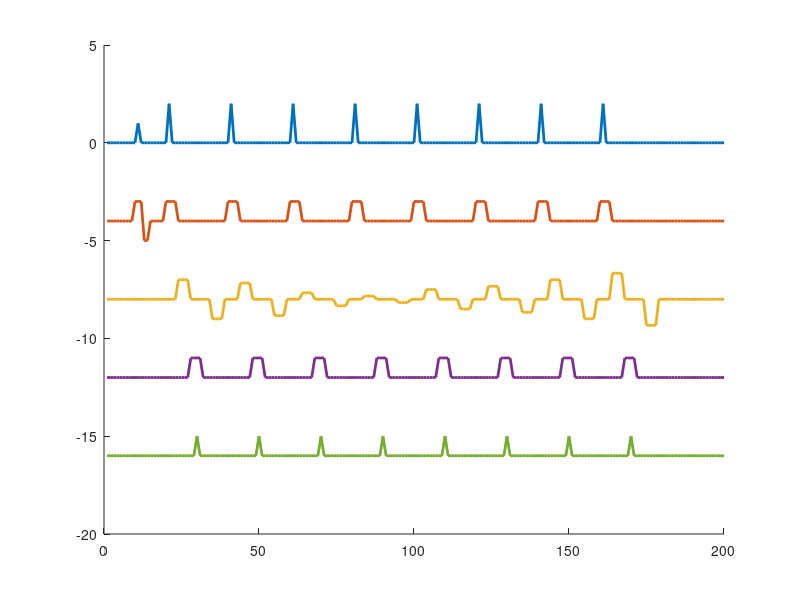

Write the MATLAB code that produced this figure. (Note: this script raises an error after producing the figure.)
% BRIEF EXPLANATION: (in my own words)
% turbo spin echo or fast spin echo works by manipulating the k-space
% through applying multiple phase encoding gradients within a single TR, 
% allowing us to fill different y lines of K-space within a single TR. we
% can do this by reversing the phase encoding gradient before each
% consecutive echo, and applying a new one. thus, if we use 8 echos within
% a single TR, we can fill 8 different y lines of k space within a single
% TR.

% EFFECTIVE TE: effective TE is the time in ms between the largest echo and
% the start of the pulse sequence. in turbo spin echo, effective TE is
% controlled by how we arrange our phase encoding gradients, we place our
% lowest strength phase encoding gradient directly before the echo we get
% at our effective TE, because that produces the largest echo (due to less 
% dephasing). 

% advantage compared to regular SE sequence: faster filling of k space
% disadvantage: TE is not as precise, so the contrast may not be as good or
% precise as if you used one echo per TR

% k space diagram: fill top to bottom, effective te around 1/2 of way in

% initialize pulse/gradient/DET vectors
pulses = zeros(1,200) ; % RF pulse
xgrad = zeros(1,200) ; % frequency encoding
ygrad = zeros(1,200) ; % phase encoding
zgrad = zeros(1,200) ; % slice selection
DET = zeros(1,200) ; % detector

% 8 refocusing pulse plus first 90 degree pulse
pulses(11) = 1 ; pulses(21) = 2 ; pulses(41) = 2 ; pulses(61) = 2 ; pulses(81) = 2 ; pulses(101) = 2 ; pulses(121) = 2 ; pulses(141) = 2 ; pulses(161) = 2 ; 
% z gradients (slice selection)
zgrad(10:13) = 1 ; zgrad(13:14)=-1 ; 
zgrad(20:23) = 1 ; zgrad(40:43) = 1 ; zgrad(60:63) = 1 ;  zgrad(80:83) = 1 ; zgrad(100:103) = 1 ; zgrad(120:123) = 1 ; zgrad(140:143) = 1 ; zgrad(160:163) = 1 ; 
% y gradients (phase encoding)
ygrad(24:27) = 6 ; ygrad(44:47) = 5 ; ygrad(64:67) = 2 ; ygrad(84:87) = 1 ; ygrad(104:107) = 3 ; ygrad(124:127) = 4 ; ygrad(144:147) = 6 ; ygrad(164:167) = 8 ; 
ygrad(35:38) = -6 ; ygrad(55:58) = -5 ; ygrad(75:78) = -2 ; ygrad(95:98) = -1 ; ygrad(115:118) = -3 ; ygrad(135:138) = -4 ; ygrad(155:158) = -6 ; ygrad(175:178) = -8 ; 
% x gradients (frequency encoding)
xgrad(28:31) = 1 ; xgrad(48:51) = 1 ; xgrad(68:71) = 1 ; xgrad(88:91) = 1 ; xgrad(108:111) = 1 ; xgrad(128:131) = 1 ; xgrad(148:151) = 1 ; xgrad(168:171) = 1 ; 
% detector
DET(30) = 1 ; DET(50) = 1 ; DET(70) = 1 ; DET(90) = 1 ; DET(110) = 1 ; DET(130) = 1 ; DET(150) = 1 ; DET(170) = 1 ; 

zgrad = zgrad - 4 ; 
ygrad = ((ygrad./6)) - 8;
xgrad = xgrad - 12 ; 
DET = DET - 16 ;
figure,
hold on
plot(pulses,'LineWidth',2) ; 
plot(zgrad,'LineWidth',2) ; 
plot(ygrad,'LineWidth',2) ; 
plot(xgrad,'LineWidth',2) ; 
plot(DET,'LineWidth',2) ; 
vline(find(pulses==2),'r') ; 
vline(find(DET==1-16),'g') ; 
suptitle('green lines = detector, red lines = 180deg RF pulse, row1=RF,row2=slice select,row3=phase encode,row4=frequency encode,row5=detector') ;

% k-space diagram
[x,y] = meshgrid(-127:127,-127:127) ; 


